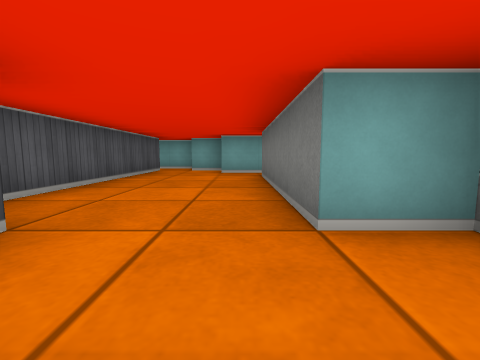
[1] (above)

20 first-person views from a walk through a cub3D level. The camera is about half as high as the walls, tilts 6° down and sees 90° across. The floor is counted in squares. Each view is taken from the middle of a square. On the plan, view 1 faces up. The plan holds only what a view shows up to about 9 squares ahead; the rest is blank. The place goes on beyond the plan.

[2]
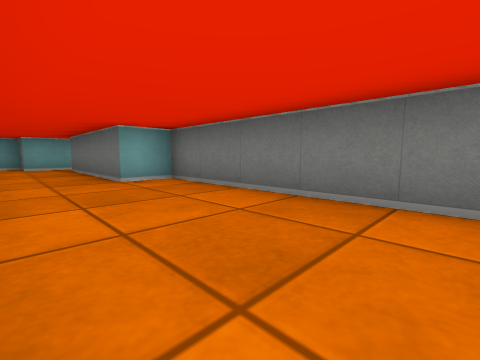

[3]
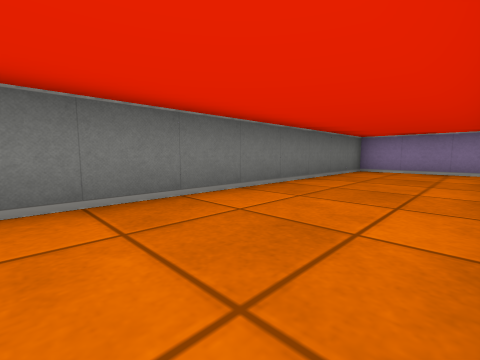

[4]
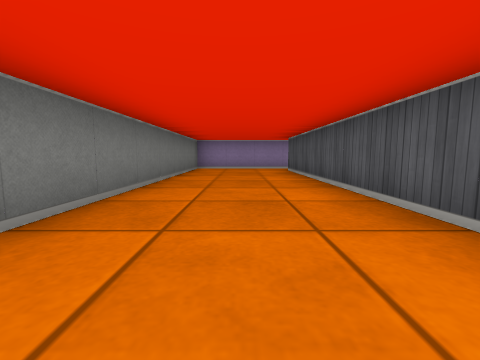

[5]
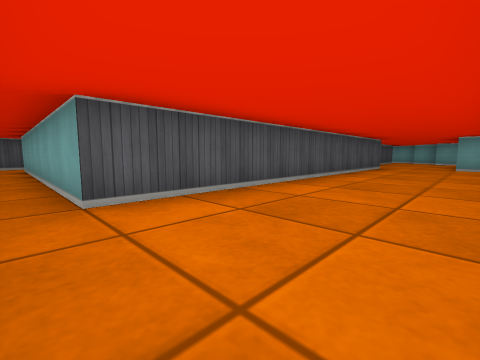

[6]
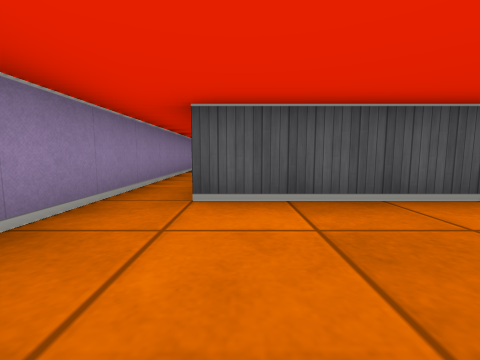

[7]
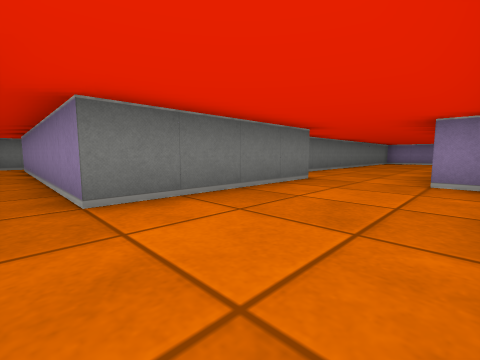

[8]
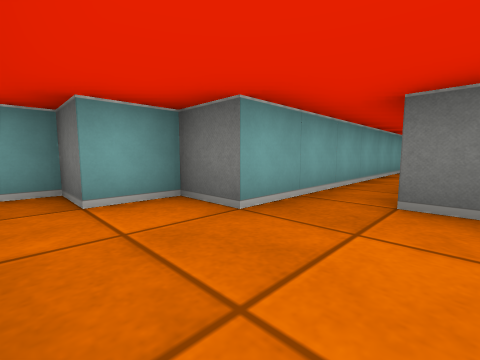

[9]
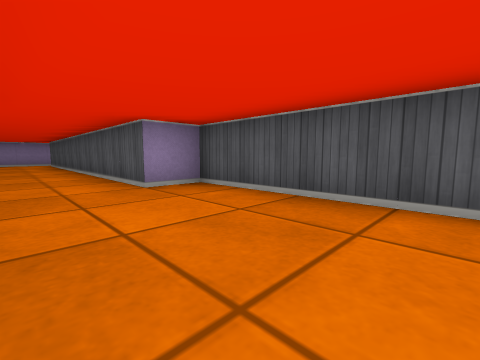

[10]
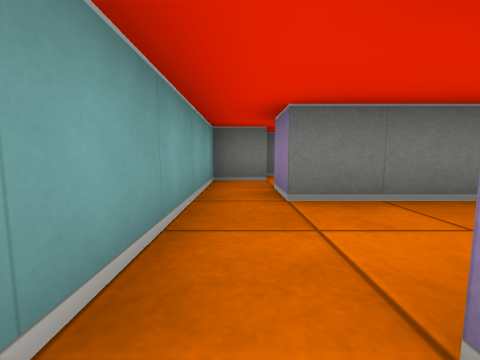

[11]
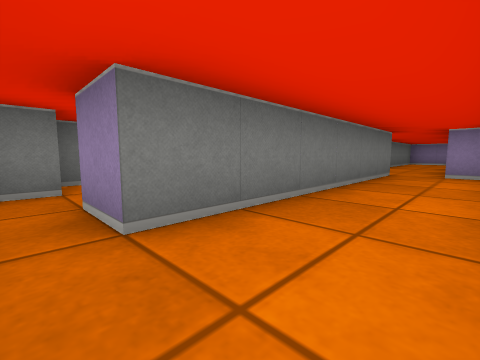

[12]
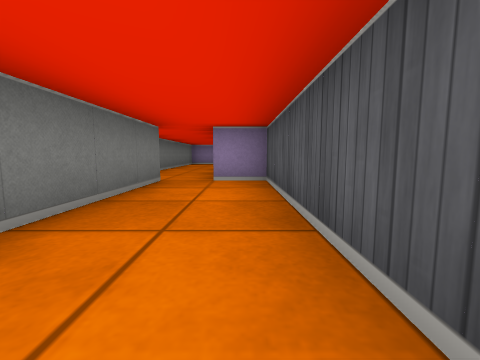

[13]
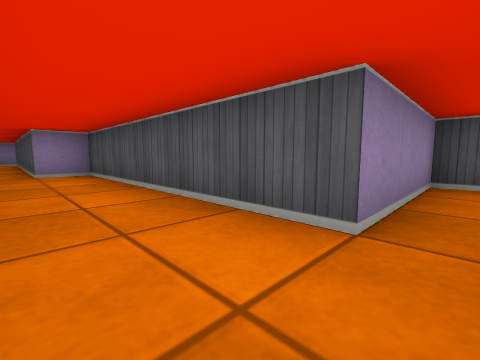

[14]
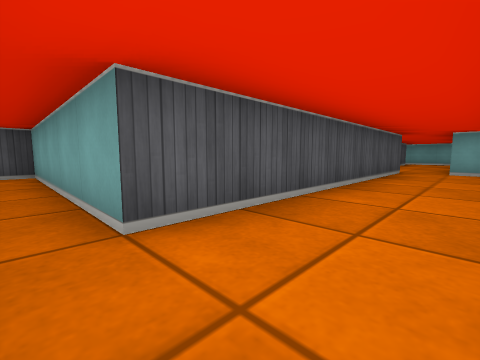

[15]
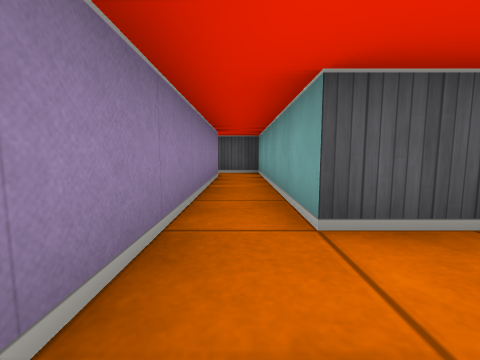

[16]
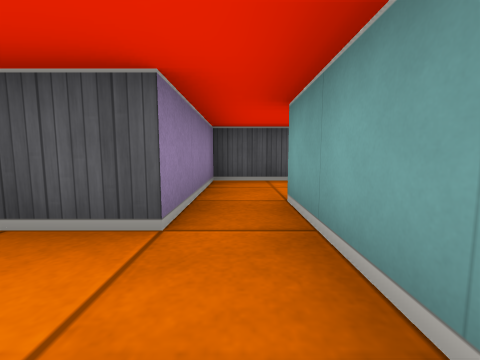

[17]
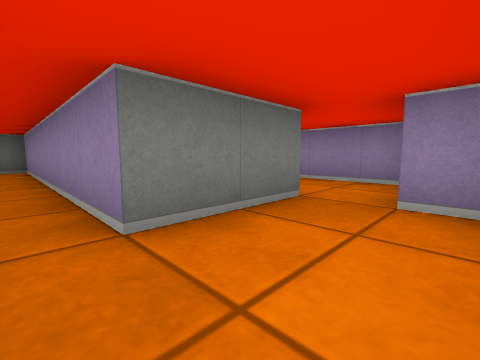

[18]
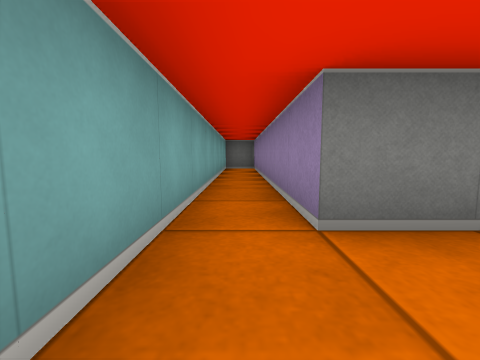

[19]
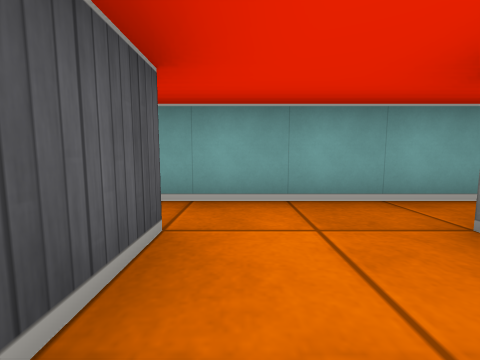

[20]
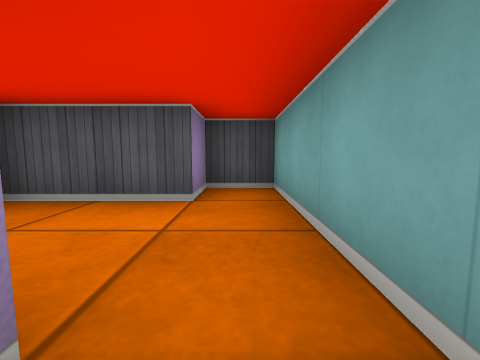

### Floor plan
Ten units are one square. View 1 is at (0, 0); x grows to the right and y downward. Boxes are objects, and circles mark ways between rooms. Rooms are numbered by the first view taken in them; rooms with no view inside come last. Other rooms are left out.
<svg viewBox="-110 -130 195 220">
<path fill="none" stroke="#000" d="M-25 -65 -25 -15 -15 -15 -15 75 -85 75M-65 85 15 85 15 -15 5 -15 5 -55 75 -55M55 -65 -5 -65 -5 -75 -15 -75M-95 65 -95 80M-55 -85 -65 -85M-85 -90 -85 -75 -55 -75M-55 -75 -55 -15 -45 -15 -45 -5M-35 -15 -35 -75M-35 -85 -55 -85M-25 31 -25 15M-45 -5 -45 55 -95 55 -95 65M-85 65 -34 65M-29 -15 -35 -15M-75 -94 -75 -115 -5 -115 -5 -125M-91 -95 -85 -95M-8 -125 -105 -125 -105 -115 -95 -115 -95 -95M-15 -75 -15 -85 -35 -85M-35 -75 -25 -75 -25 -65"/>
<circle cx="-90" cy="70" r="3" fill="#2a7"/>
<circle cx="-20" cy="-70" r="3" fill="#2a7"/>
<circle cx="-60" cy="-80" r="3" fill="#2a7"/>
<circle cx="-80" cy="-90" r="3" fill="#2a7"/>
<circle cx="-40" cy="-10" r="3" fill="#2a7"/>
<circle cx="-30" cy="-80" r="3" fill="#2a7"/>
<text x="-10" y="10">1</text>
<text x="-70" y="-80">2</text>
<text x="-40" y="-50">3</text>
<text x="-40" y="40">4</text>
<text x="-60" y="-120">5</text>
<text x="-20" y="-80">6</text>
</svg>
Room 1 opens to room 4. Room 1 opens to room 6. Room 2 opens to room 3. Room 2 opens to room 5. Room 3 opens to room 4. Room 3 opens to room 6.

Where each view was taken, in squares from view 1:
view 1: 0 up, 0 right, facing up
view 2: 3 down, 1 left, facing up-right
view 3: 1 down, 1 left, facing down-right
view 4: 0 up, 0 right, facing down
view 5: 8 down, 1 right, facing up-left
view 6: 7 down, 1 right, facing left
view 7: 6 up, 2 left, facing down-right
view 8: 5 up, 2 left, facing up-right
view 9: 5 up, 0 right, facing down-left
view 10: 8 up, 6 left, facing right
view 11: 8 up, 5 left, facing down-right
view 12: 6 up, 5 left, facing down
view 13: 8 up, 4 left, facing down-left
view 14: 6 down, 3 left, facing up-left
view 15: 6 down, 3 left, facing left
view 16: 8 up, 4 left, facing left
view 17: 12 up, 9 left, facing down-right
view 18: 12 up, 9 left, facing right
view 19: 10 up, 9 left, facing up
view 20: 12 up, 7 left, facing left
